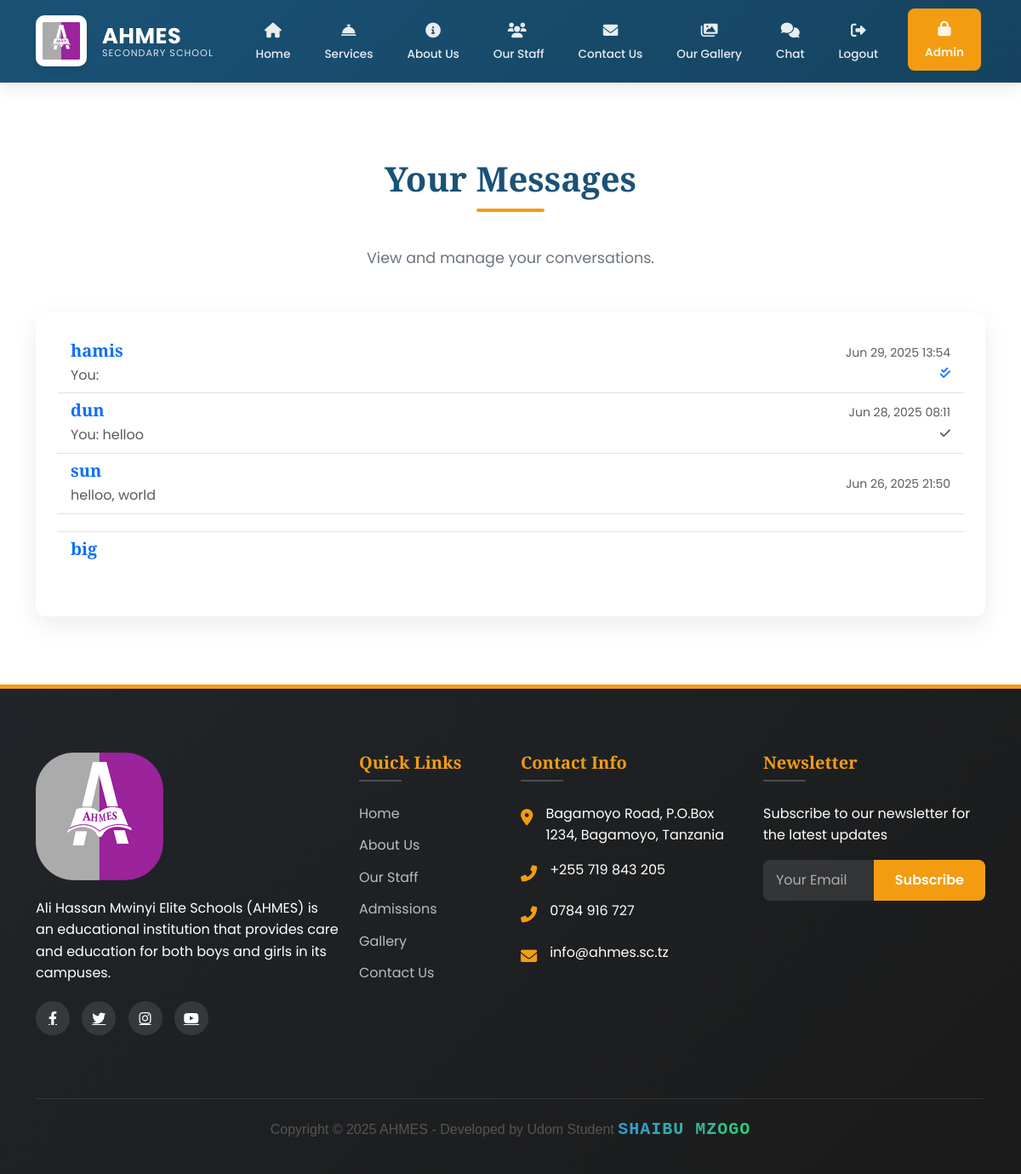
The app's page /inbox/ (signed in), older data.
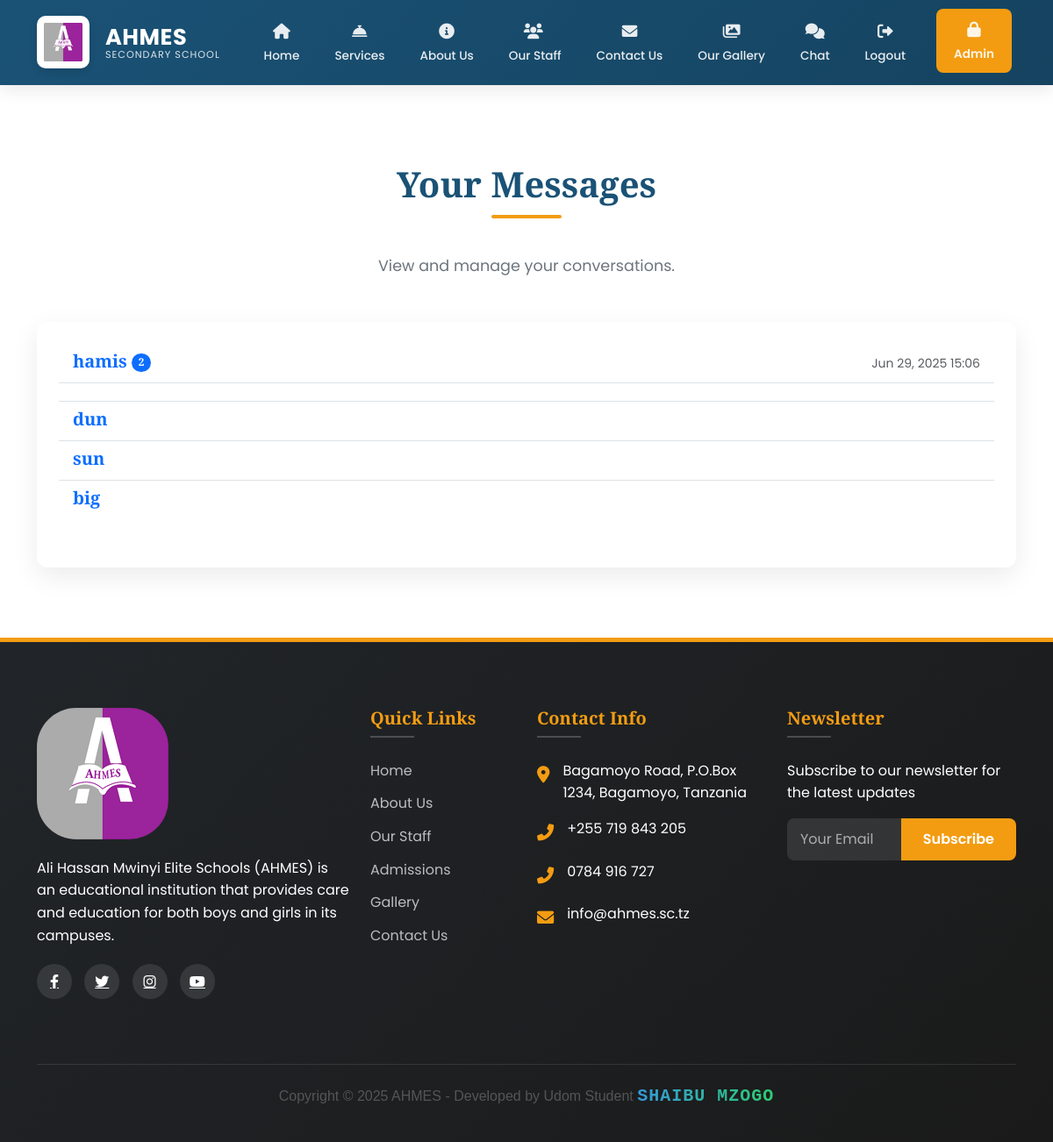
The same page, newer data.
### main/models.py (models this page shows, shortened)
class Conversation(models.Model):
    participants = models.ManyToManyField(User, related_name='conversations')
    created_at = models.DateTimeField(auto_now_add=True)
    updated_at = models.DateTimeField(auto_now=True)
    class Meta:
        ordering = ['-updated_at']

class User(AbstractUser):
    is_admin = models.BooleanField(default=False)
    is_staff_member = models.BooleanField(default=False)
    last_activity = models.DateTimeField(null=True, blank=True)
    groups = models.ManyToManyField(
        Group,
        verbose_name=_('groups'),
        blank=True,
        help_text=_(
            'The groups this user belongs to. A user will get all permissions '
            'granted to each of their groups.'
        ),
        related_name="custom_user_set",
        related_query_name="user",
    )
    user_permissions = models.ManyToManyField(
        Permission,
        verbose_name=_('user permissions'),
        blank=True,
        help_text=_('Specific permissions for this user.'),
        related_name="custom_user_set",
        related_query_name="user",
    )
    class Meta:
        swappable = 'AUTH_USER_MODEL'
        db_table = 'auth_user'

class Message(models.Model):
    conversation = models.ForeignKey('Conversation', on_delete=models.CASCADE, related_name='messages')
    sender = models.ForeignKey(User, on_delete=models.CASCADE)
    content = models.TextField(blank=True)
    file = CloudinaryField(
        folder='chat_attachments/',
        null=True,
        blank=True,
        resource_type='auto',
        validators=[FileExtensionValidator(allowed_extensions=[
            'jpg', 'jpeg', 'png', 'gif', 'pdf', 'doc', 'docx',
            'xls', 'xlsx', 'ppt', 'pptx', 'txt', 'mp3', 'mp4', 'mov', 'avi'
        ])]
    )
    timestamp = models.DateTimeField(auto_now_add=True)
    is_read = models.BooleanField(default=False)
    read_at = models.DateTimeField(null=True, blank=True)
    class Meta:
        ordering = ['timestamp']

### main/views.py (the view)
# urls.py: path('inbox/', inbox, name='inbox'),
@login_required
def inbox(request):
    conversations = Conversation.objects.filter(
        participants=request.user
    ).prefetch_related(
        'participants',
        'messages',
        'messages__sender'
    ).annotate(
        last_message_time=Max('messages__timestamp')
    ).order_by('-last_message_time')
    conversations_with_other = []
    for conversation in conversations:
        other_user = conversation.participants.exclude(id=request.user.id).first()
        last_message = conversation.messages.order_by('-timestamp').first()
        unread_count = conversation.messages.filter(
            is_read=False
        ).exclude(
            sender=request.user
        ).count()
        conversations_with_other.append({
            'conversation': conversation,
            'other_user': other_user,
            'last_message': last_message,
            'unread_count': unread_count
        })
    return render(request, 'chat/inbox.html', {
        'conversations_with_other': conversations_with_other
    })

### main/context_processors.py (called while the page is built)
def admin_counts(request):
    if request.user.is_authenticated and request.user.is_admin:
        return {
            'pending_comments': Comment.objects.filter(is_approved=False).count(),
            'gallery_count': Gallery.objects.count(),
        }
    return {}

### main/templates/chat/inbox.html (shortened to what this page needs)
{% extends 'main/base.html' %}
{% block content %}
<section class="section">
  <div class="container">
    <h2 class="section-title">Your Messages</h2>
    <p class="section-subtitle">View and manage your conversations.</p>
    <div class="row">
      <div class="col-12">
        <div class="card" data-aos="fade-up">
          <div class="card-body">
            <div id="conversationsList">
              {% if conversations_with_other %}
                <ul class="list-group list-group-flush" id="conversationsContainer">
                  {% for item in conversations_with_other %}
                    <li class="list-group-item conversation-item" data-conversation-id="{{ item.conversation.id }}">
                      <a href="{% url 'chat' item.conversation.id %}" class="text-decoration-none">
                        <div class="d-flex justify-content-between align-items-center">
                          <div>
                            <h5 class="mb-1">
                              {{ item.other_user.username }}
                              {% if item.unread_count > 0 %}
                                <span class="badge bg-primary rounded-pill unread-count">{{ item.unread_count }}</span>
                              {% endif %}
                            </h5>
                            {% if item.last_message %}
                              <p class="mb-0 text-muted last-message">
                                {% if item.last_message.sender == request.user %}You: {% endif %}
                                {{ item.last_message.content|truncatechars:50 }}
                              </p>
                            {% endif %}
                          </div>
                          <div class="text-end">
                            {% if item.last_message %}
                              <small class="text-muted d-block message-time">
                                {{ item.last_message.timestamp|date:"M d, Y H:i" }}
                              </small>
                              {% if item.last_message.sender == request.user %}
                                <small class="read-status">
                                  {% if item.last_message.is_read %}
                                    <i class="fas fa-check-double text-primary" title="Read"></i>
                                  {% else %}
                                    <i class="fas fa-check text-muted" title="Sent"></i>
                                  {% endif %}
                                </small>
                              {% endif %}
                            {% endif %}
                          </div>
                        </div>
                      </a>
                    </li>
                  {% endfor %}
                </ul>
              {% else %}
                <p class="text-center text-muted">No conversations yet. Start a new conversation!</p>
              {% endif %}
            </div>
          </div>
        </div>
      </div>
    </div>
  </div>
</section>
{% endblock %}
{% block extra_js %}
<link rel="stylesheet" href="https://cdnjs.cloudflare.com/ajax/libs/font-awesome/6.0.0/css/all.min.css">
{% endblock %}

### main/templates/main/base.html (shortened to what this page needs)
<!DOCTYPE html>
<html lang="en">
  <head>
    {% load static %}
    <link
      href="https://cdn.jsdelivr.net/npm/bootstrap@5.3.2/dist/css/bootstrap.min.css"
      rel="stylesheet"
    />
    <link
      rel="stylesheet"
      href="https://cdnjs.cloudflare.com/ajax/libs/font-awesome/6.4.0/css/all.min.css"
    />
    <link href="https://unpkg.com/aos@2.3.1/dist/aos.css" rel="stylesheet" />
    <link
      href="https://cdn.jsdelivr.net/npm/bootstrap@5.3.0/dist/css/bootstrap.min.css"
      rel="stylesheet"
    />
    <link
      href="https://cdn.jsdelivr.net/npm/aos@2.3.4/dist/aos.css"
      rel="stylesheet"
    />
    <link
      href="https://cdnjs.cloudflare.com/ajax/libs/font-awesome/6.0.0/css/all.min.css"
      rel="stylesheet"
    />
  </head>
  <body>
    <br />
    <nav class="navbar navbar-expand-lg navbar-dark fixed-top">
      <div class="container">
        <a
          class="navbar-brand d-flex align-items-center"
          href="{% url 'home' %}"
        >
          <div class="logo-container me-2">
            <img
              src="{% static 'images/Ahmes.PNG' %}"
              alt="AHMES Logo"
              class="logo-img"
            />
          </div>
          <div class="brand-text">
            <span class="brand-name">AHMES</span>
            <span class="brand-subtitle">SECONDARY SCHOOL</span>
          </div>
        </a>
        <div class="collapse navbar-collapse" id="navbarNav">
          <ul class="navbar-nav ms-auto">
            <li class="nav-item">
              <a
                class="nav-link {% if request.path == '/' %}active{% endif %}"
                href="{% url 'home' %}"
              >
                <span class="nav-icon"><i class="fas fa-home"></i></span>
                <span class="nav-text">Home</span>
              </a>
            </li>
            <li class="nav-item">
              <a
                class="nav-link {% if 'services' in request.path %}active{% endif %}"
                href="{% url 'services' %}"
              >
                <span class="nav-icon"
                  ><i class="fas fa-concierge-bell"></i
                ></span>
                <span class="nav-text">Services</span>
              </a>
            </li>
            <li class="nav-item">
              <a
                class="nav-link {% if 'about' in request.path %}active{% endif %}"
                href="{% url 'about' %}"
              >
                <span class="nav-icon"><i class="fas fa-info-circle"></i></span>
                <span class="nav-text">About Us</span>
              </a>
            </li>
            <li class="nav-item">
              <a
                class="nav-link {% if 'staff' in request.path %}active{% endif %}"
                href="{% url 'staff' %}"
              >
                <span class="nav-icon"><i class="fas fa-users me-1"></i></span>
                <span class="nav-text">Our Staff</span>
              </a>
            </li>
            <li class="nav-item">
              <a
                class="nav-link {% if 'contact' in request.path %}active{% endif %}"
                href="{% url 'contact' %}"
              >
                <span class="nav-icon"><i class="fas fa-envelope"></i></span>
                <span class="nav-text">Contact Us</span>
              </a>
            </li>
            <li class="nav-item">
              <a
                class="nav-link {% if 'gallery' in request.path %}active{% endif %}"
                href="{% url 'gallery' %}"
              >
                <span class="nav-icon"><i class="fas fa-images"></i></span>
                <span class="nav-text">Our Gallery</span>
              </a>
            </li>
            {% if user.is_authenticated %}
            <li class="nav-item">
              <a
                class="nav-link {% if 'chat' in request.path %}active{% endif %}"
                href="{% url 'inbox' %}"
              >
                <span class="nav-icon"><i class="fas fa-comments"></i></span>
                <span class="nav-text">Chat</span>
              </a>
            </li>
            {% endif %}
            <li class="nav-item">
  {% if request.user.is_authenticated %}
    <a
      class="nav-link"
      href="{% url 'logout' %}"
      onclick="event.preventDefault(); document.getElementById('logout-form').submit();"
    >
      <span class="nav-icon"><i class="fas fa-sign-out-alt"></i></span>
      <span class="nav-text">Logout</span>
    </a>
  {% endif %}
</li>
            <li class="nav-item">
              <a class="nav-link cta-button" href="{% url 'admin_login' %}">
                <span class="nav-icon"><i class="fas fa-lock"></i></span>
                <span class="nav-text">Admin</span>
              </a>
            </li>
          </ul>
        </div>
      </div>
    </nav>
    {% block content %}{% endblock %}
    <footer>
      <div class="container">
        <div class="row">
          <div class="col-lg-4 mb-4" data-aos="fade-up">
            <img
              src="{% static 'images/Ahmes.PNG' %}"
              alt="AHMES Logo"
              class="footer-logo"
              style="border-radius: 30%"
            />
            <div class="footer-about">
              <p>
                Ali Hassan Mwinyi Elite Schools (AHMES) is an educational
                institution that provides care and education for both boys and
                girls in its campuses.
              </p>
            </div>
            <div class="social-icons">
              <a href="#"><i class="fab fa-facebook-f"></i></a>
              <a href="#"><i class="fab fa-twitter"></i></a>
              <a href="#"><i class="fab fa-instagram"></i></a>
              <a href="#"><i class="fab fa-youtube"></i></a>
            </div>
          </div>
          <div
            class="col-lg-2 col-md-6 mb-4"
            data-aos="fade-up"
            data-aos-delay="100"
          >
            <div class="footer-links">
              <h5>Quick Links</h5>
              <ul>
                <li><a href="{% url 'home' %}">Home</a></li>
                <li><a href="{% url 'about' %}">About Us</a></li>
                <li><a href="{% url 'staff' %}">Our Staff</a></li>
                <li><a href="{% url 'under_development' %}">Admissions</a></li>
                <li><a href="{% url 'gallery' %}">Gallery</a></li>
                <li><a href="{% url 'contact' %}">Contact Us</a></li>
              </ul>
            </div>
          </div>
          <div
            class="col-lg-3 col-md-6 mb-4"
            data-aos="fade-up"
            data-aos-delay="200"
          >
            <div class="footer-links">
              <h5>Contact Info</h5>
              <div class="contact-info">
                <div class="contact-item">
                  <div class="contact-icon">
                    <i class="fas fa-map-marker-alt"></i>
                  </div>
                  <div>Bagamoyo Road, P.O.Box 1234, Bagamoyo, Tanzania</div>
                </div>
                <div class="contact-item">
                  <div class="contact-icon">
                    <i class="fas fa-phone-alt"></i>
                  </div>
                  <div>+255 719 843 205</div>
                </div>
                <div class="contact-item">
                  <div class="contact-icon">
                    <i class="fas fa-phone-alt"></i>
                  </div>
                  <div>0784 916 727</div>
                </div>
                <div class="contact-item">
                  <div class="contact-icon">
                    <i class="fas fa-envelope"></i>
                  </div>
                  <div>info@ahmes.sc.tz</div>
                </div>
              </div>
            </div>
          </div>
          <div
            class="col-lg-3 col-md-6 mb-4"
            data-aos="fade-up"
            data-aos-delay="300"
          >
            <div class="footer-links">
              <h5>Newsletter</h5>
              <p>Subscribe to our newsletter for the latest updates</p>
              <form id="newsletterForm" class="newsletter-form">
                <div class="input-group mb-3">
                  <input
                    type="email"
                    class="form-control"
                    placeholder="Your Email"
                    required
                  />
                  <button class="btn" type="submit">Subscribe</button>
                </div>
              </form>
            </div>
          </div>
        </div>
        <div class="copyright">
         <p style="font-family: Arial, sans-serif; font-size: 16px; color: #555; text-align: center;">
  Copyright © 2025 AHMES - Developed by Udom Student
  <span style="font-family: 'Courier New', monospace; font-size: 20px; color: #3498db; letter-spacing: 1px; font-weight: bold; text-transform: uppercase; background: linear-gradient(90deg, #3498db, #2ecc71); -webkit-background-clip: text; -webkit-text-fill-color: transparent;">
    Shaibu Mzogo
  </span>
</p>
        </div>
      </div>
    </footer>
    {% block extra_js %}{% endblock %}
  </body>
</html>

### main/templates/chat/inbox.html (style rules this page uses)
.unread-count { font-size: 0.75rem; vertical-align: middle; }
.message-time { white-space: nowrap; }

Row changes from the older to the newer data that the page shows:
changed Conversation "hamis": unread_count (not shown) → "2"; last_message.timestamp "Jun 29, 2025 13:54" → "Jun 29, 2025 15:06"; no longer shows "You:"
shown differently, row unchanged: Conversation (number 2 of 5 on the later page): moves up the list
shown differently, row unchanged: Conversation "dun": last_message.content "helloo" → (not shown); last_message.timestamp "Jun 28, 2025 08:11" → (not shown)
shown differently, row unchanged: Conversation "sun": last_message.content "helloo, world" → (not shown); last_message.timestamp "Jun 26, 2025 21:50" → (not shown)
